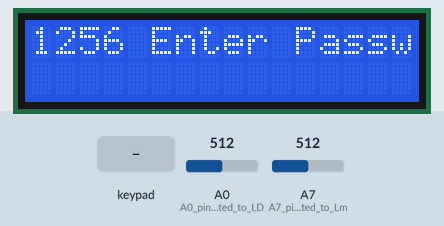
Simulated run of this sketch. Board: Arduino Nano, built with avr-gcc and run on an emulated ATmega328P. Parts: 16×2 character LCD. Wiring (inferred from the names in the program): 4×3 keypad with keys 1 2 3 4 5 6 7 8 9 * 0 # (labels assumed): rows pin 10, pin 11, pin 12, pin 13; columns pin 6, pin 7, pin 8. The inputs (shaded band) are chosen by the test bench; at power-on: A0 (A0_pin_is_connected_to_LD) = 512, A7 (A7_pin_is_connected_to_Lm) = 512.

Above: at 1.2 s.
1.3 s: A0 (A0_pin_is_connected_to_LD) set to 109
At 6.4 s:
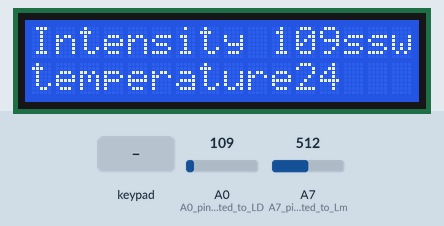
9.5 s: A0 (A0_pin_is_connected_to_LD) set to 88
At 14.6 s:
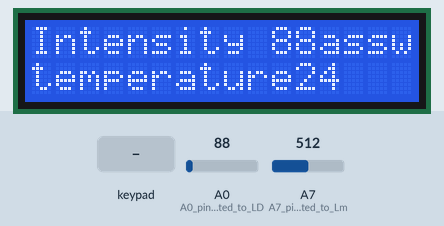
18.8 s: keypad keys 1 3 9 7 # pressed 0.4 s apart
At 20.3 s:
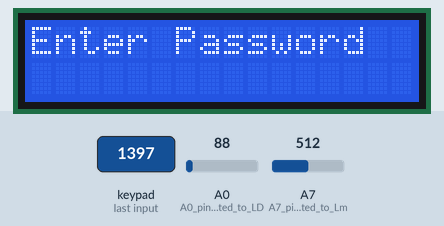
22.3 s: A0 (A0_pin_is_connected_to_LD) set to 11
At 27.5 s:
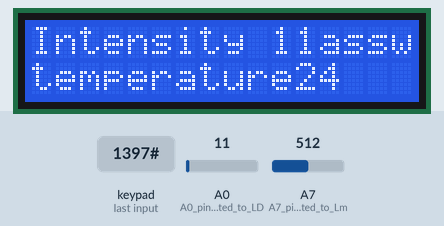
30.4 s: A0 (A0_pin_is_connected_to_LD) set to 8
At 35.8 s:
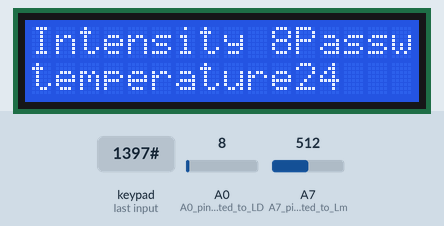
39.7 s: A0 (A0_pin_is_connected_to_LD) set to 1023
At 44.0 s:
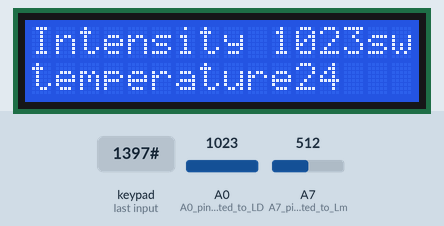
Timing chart, 0 to 45.5 s (numbered marks = the images above; inputs shaded):
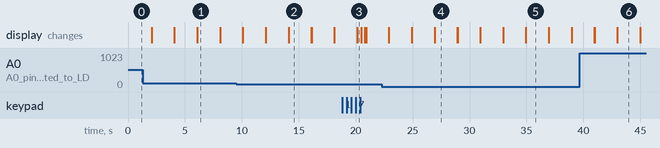

Measured:
- the behaviour switches between 100 and 99 on A0 (A0_pin_is_connected_to_LD) (found by bisection; images 1 and 2)
- the behaviour switches between 10 and 9 on A0 (A0_pin_is_connected_to_LD) (found by bisection; images 4 and 5)
- after the input at 9.5 s, the display: first differs from a run without the input after 4.6 s (image 2)
- after the input at 18.8 s, the display: first differs from a run without the input after 1.3 s (image 3)
- after the input at 30.4 s, the display: first differs from a run without the input after 4.6 s (image 5)
- after the input at 39.7 s, the display: first differs from a run without the input after 3.3 s (image 6)
- what the display in image 1 shows lasts 2.0 s, from 6.1 s to 8.1 s

The sketch:

n_password_enter_through_keypad_is_valid_it_show_temp_and_li.ino
```cpp
/*Arduino IDE version: 1.8.3
  Tested on: ARBD 1
  Microcontroller: Atmega 328 p
  written by: Anurag Aggarwal
  Date: 06/20/2019*/

//include the library of LCD
#include<LiquidCrystal.h>
LiquidCrystal lcd(4, 5, 0, 1, 2, 3);       //pins connected to lcd(registor select, reset, D0, D1, D2, D3)

void setup() {

  pinMode(6, OUTPUT);    //0th column pin of keyboard matrix
  pinMode(7, OUTPUT);    //1st column pin of keyboard matrix
  pinMode(8, OUTPUT);    //2nd column pin of keyboard matrix
  pinMode(9, OUTPUT);    //3rd column pin of keyboard matrix
  pinMode(10, INPUT);    //0th row pin of keyboard matrix
  pinMode(11, INPUT);    //1st row pin of keyboard matrix
  pinMode(12, INPUT);    //2nd row pin of keyboard matrix
  pinMode(13, INPUT);    //3rd row pin of keyboard matrix

  pinMode(A0, INPUT);    //A0 pin is connected to LDR sensor
  pinMode(A7, INPUT);    //A7 pin is connected to Lm35 temperature sensor
  lcd.begin(16, 2);      //it start the lcd whose display is (16*2)
}

int count = 0;
char password[4] = "1256";     //enter password in string
int pattern[4] = {8, 4, 2, 1};
char key[4][4] = {{'1', '2', '3', 'A'}, {'4', '5', '6', 'B'}, {'7', '8', '9', 'C'}, {'*', '0', '#', 'D'}}; //buttons on keypad matrix is in string format
int column[4] = {6, 7, 8, 9};  //D6, D7, D8, D9 pins are connected with column of keypad matrix
int row[4] = {10, 11, 12, 13}; //D10, D11, D12, D13 pins are connected with row of keypad matrix

int light;
int temp_value;
int invalid = 0;

void loop()
{
  lcd.setCursor(0, 0);              //set cursor of lcd to(column=0, row=1) coordinates
  lcd.print("Enter Password");      //to print on lcd
  light = analogRead(A0);
  temp_value = analogRead(A7);
  temp_value = temp_value * 0.048;  //covert voltage in mili volt to temperture in degree celcius

  for (int i = 0; i <= 3; i++)
  {
    col_on(pattern[i]);       //Calling col_on function and passing patterns
    int j = row_read();       //Storing the values of the rows reading value from the user
    if (j != 5)              //Indicating that one of the keys has been pressed
    {

      if (key[j][i] == password[count])  //it match the value enter by user in keypad matrix to the password
      { count++;
        invalid = 0;
      }
      else
      { count = 0;
        invalid = 1;
      }
      if (count == 4)         //it count if the password address value is equal to 4 or not
      {
        invalid = 0;
        count = 0;                 //now password address value set to 0
        lcd.clear();               //it clear the lcd means previous command is erase from lcd
        lcd.print(password);       //print the password enter by user on lcd
        delay(2000);               // wait for 2 sec
        lcd.setCursor(0, 0);       //set cursor of lcd to(column=0,row=0) coordinates
        lcd.print("Intensity ");
        lcd.print(light);          //print the value of light intensity on lcd
        lcd.setCursor(0, 1);       //set cursor of lcd to(0,1) coordinates
        lcd.print("temperature");
        lcd.print(temp_value);     //print the value of temperature on lcd
        delay(2000);
        lcd.clear();
      }
      else if (invalid)
      {
        lcd.clear();               //it clear the lcd means previous command is erase from lcd
        lcd.setCursor(0, 1);
        lcd.print("Invalid password");
      }
    }
  }
}

int row_read() {
  if (digitalRead(row[0]))           //it read the 0th pin of row of keypad matrix
  {
    while (digitalRead(row[0]));    //wait until another key is press
    return 0;
  }
  if (digitalRead(row[1]))           //it read the 1st pin of row of keypad matrix
  {
    while (digitalRead(row[1]));
    return 1;
  }
  if (digitalRead(row[2]))           //it read the 2nd pin of row of keypad matrix
  {
    while (digitalRead(row[2]));
    return 2;
  }
  if (digitalRead(row[3]))           //it read the 3rd pin of row of keypad matrix
  {
    while (digitalRead(row[3]));
    return 3;
  }

  return 6;                        //if key is not read and pressed then it return 6

}

void col_on(int pattern)
{
  digitalWrite(column[0], pattern == 8);  //high 0th column when the pattern is equal to 8(0b1000)
  digitalWrite(column[1], pattern == 4);  //high 1st column when the pattern is equal to 8(0b0100)
  digitalWrite(column[2], pattern == 2);  //high 2nd column when the pattern is equal to 8(0b0010)
  digitalWrite(column[3], pattern == 1);  //high 3rd column when the pattern is equal to 8(0b0001)
}
```
